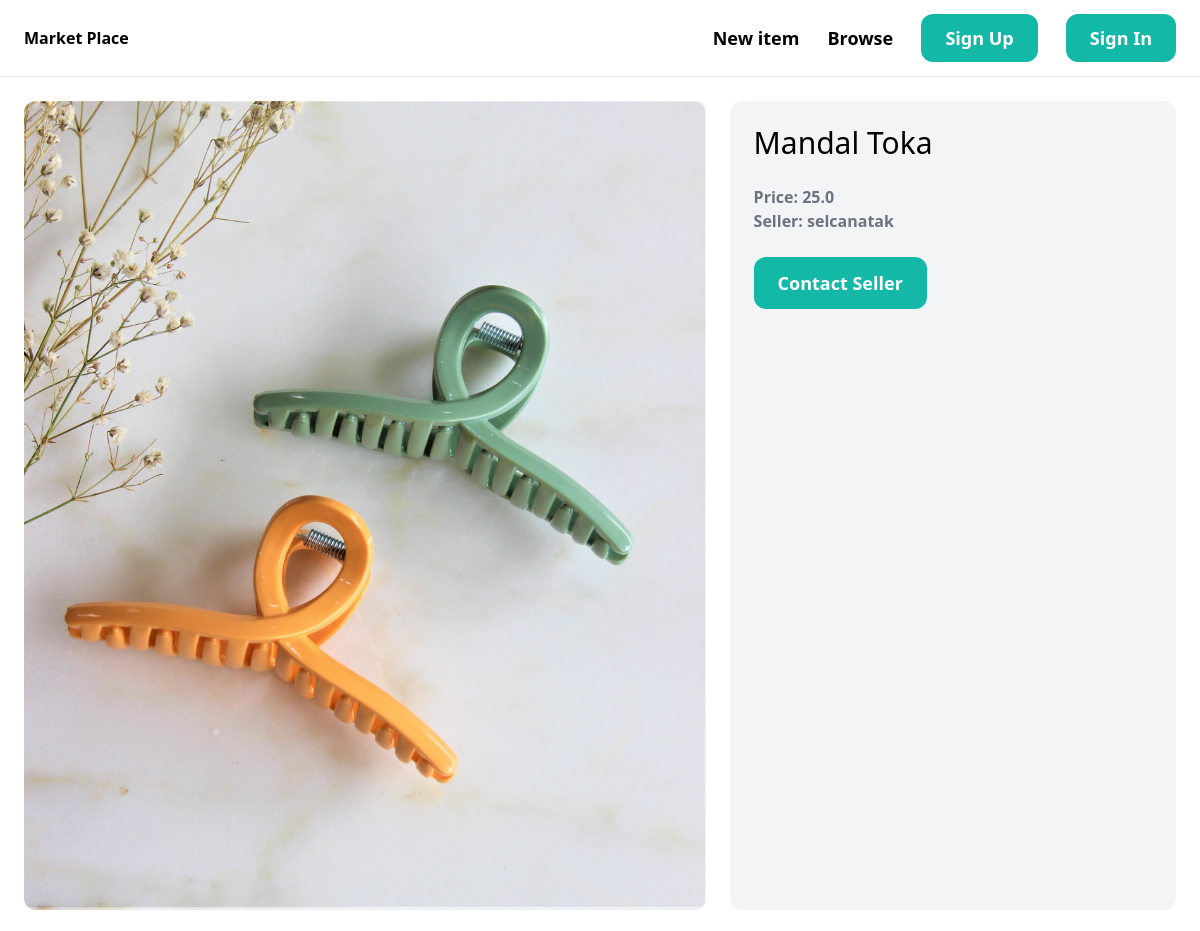
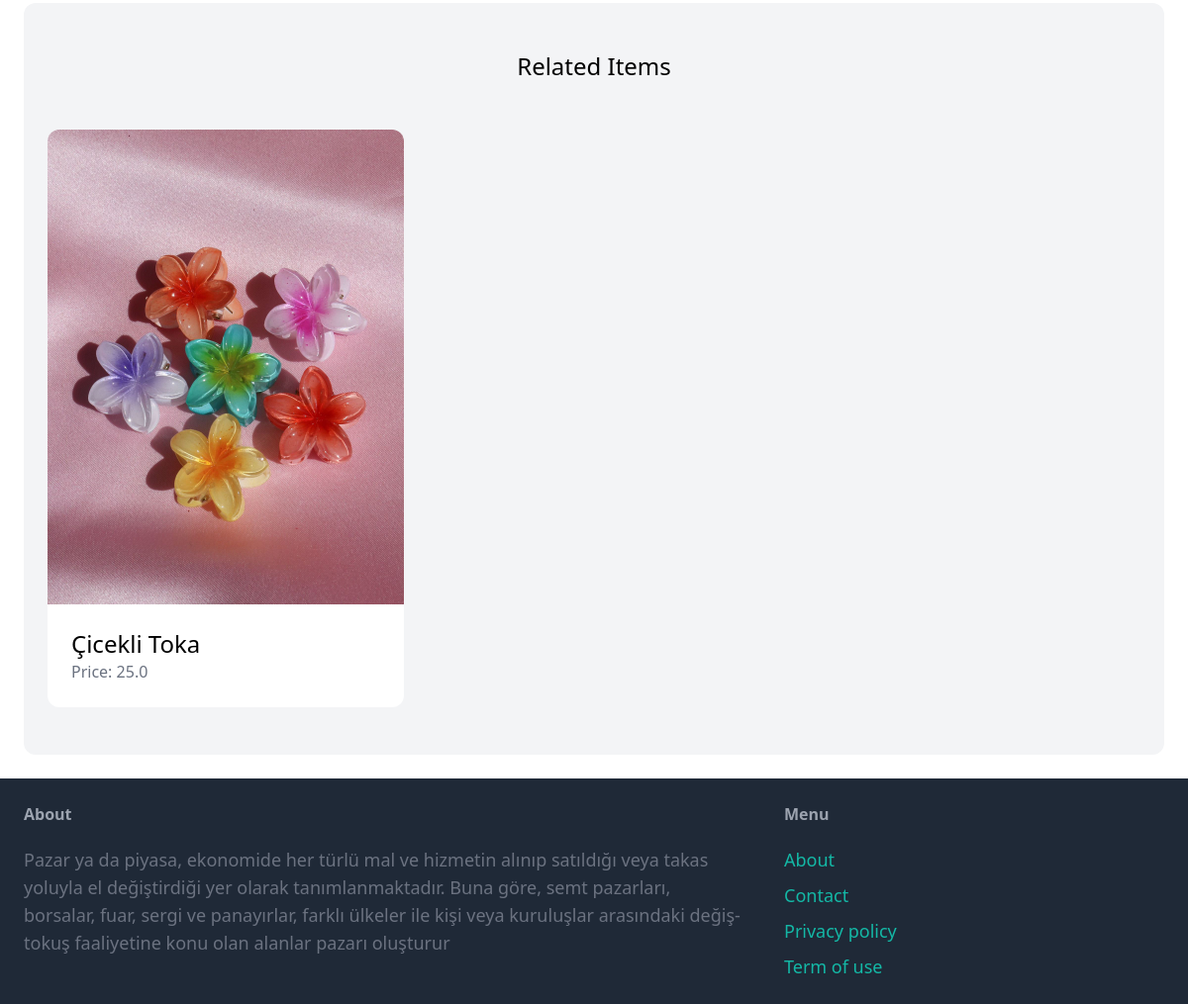
Page /items/1 on the committed database (2 pictures, top to bottom).
### item/models.py (models this page shows, shortened)
class Item(models.Model):
    category = models.ForeignKey(Category, related_name='items', on_delete=models.CASCADE)
    name = models.CharField(max_length=255)
    description = models.TextField(blank=True, null=True)
    price = models.FloatField()
    image = models.ImageField(upload_to='item_images', blank=True, null=True)
    is_sold = models.BooleanField(default=False)
    created_by = models.ForeignKey(User, related_name='items', on_delete=models.CASCADE)
    created_at = models.DateTimeField(auto_now_add=True)

### item/views.py (the view)
# urls.py: path("<int:pk>", views.detail, name='detail'),
def detail(request, pk):
    item = get_object_or_404(Item, pk=pk)
    related_items = Item.objects.filter(category=item.category, is_sold=False).exclude(pk=pk)[0:3]
    context = {
        'item': item,
        'related_items': related_items,
    }
    return render(request, 'item/detail.html', context)

### templates/item/detail.html (shortened to what this page needs)
{% extends 'marketplace/base.html' %}
{% block content %}
<div class="grid grid-cols-5 gap-6">
    <div class="col-span-3">
        <img src="{{ item.image.url }}" class="rounded-xl">
    </div>
    <div class="col-span-2 p-6 bg-gray-100 rounded-xl" >
        <h1 class="mb-6 text-3xl" > {{item.name}} </h1>
        <p class="text-gray-500" ><strong> Price: {{item.price}} </strong></p>
        <p class="text-gray-500" ><strong> Seller: {{item.created_by.username}} </strong></p>
        {% if request.user == item.created_by %}
            <div class="mt-6 p-6 bg-white rounded-xl">
                <p> This your item!</p>
                <a href="{% url 'item:edit_item' item.id %}"  class="inline-block mt-6 px-6 py-3 text-lg font-semibold bg-teal-500 text-white rounded-xl"> Edit </a>
                <a href="{% url 'item:delete_item' item.id %}"  class="inline-block mt-6 px-6 py-3 text-lg font-semibold bg-red-500 text-white rounded-xl"> Delete </a>
            </div>
        {% else %}
            <a href="#" class="inline-block mt-6 px-6 py-3 text-lg font-semibold bg-teal-500 text-white rounded-xl hover:bg-teal-700">Contact Seller </a>
        {% endif %}
    </div>
</div>
<div class="mt-6 px-6 py-12 bg-gray-100 rounded-xl ">
    <h2 class="mb-12 text-2xl text-center"> Related Items</h2>
    <div class="grid grid-cols-3 gap-3">
        {% for item in related_items %}
        <div>
            <a href="{% url 'item:detail' item.id %}">
                <div>
                    <img src="{{ item.image.url }}" class="rounded-t-xl">
                </div>
            <div class="p-6 bg-white rounded-b-xl">
                <h2 class="text-2xl">{{ item.name }}</h2>
                <p class="text-gray-500"> Price: {{ item.price }}</p>
            </div>
                </a>
        </div>
        {% endfor %}
    </div>
</div>
{% endblock %}

### rows in the picture
Item: image (picture), name "Mandal Toka", price "25.0", created_by.username "selcanatak"
Item: image (picture), name "Çicekli Toka", price "25.0"
